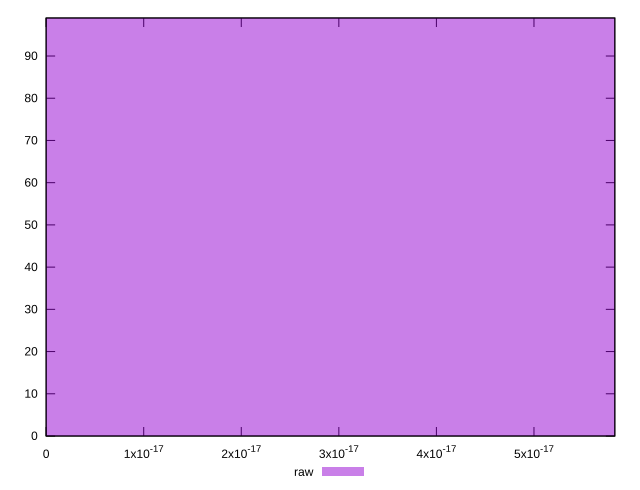

Reproduce this figure in gnuplot.
reset

$raw <<EOF
0 99
EOF

set key outside below
set boxwidth 1e-12
set xrange [0:5.828670879282072e-17]
set yrange [0:99]
set trange [0:99]
set style fill transparent solid 0.5 noborder
set terminal svg size 640, 490 enhanced background rgb 'white'
set output "reports/report_00027_2021-02-24T12-40-31.850Z/meta/score-difference/samples/card/raw/histogram.svg"

plot $raw title "raw" with boxes

reset
